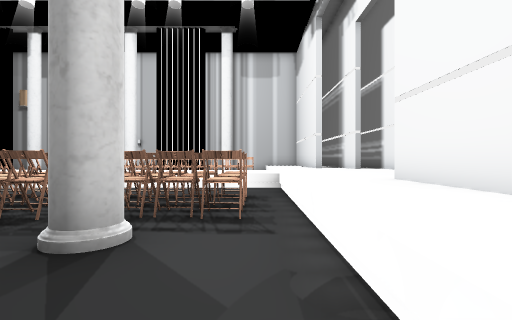
view 1 (above)

24 first-person views from a walk through a 3-D level made in the Unity game engine. The camera is 0.72 m above the floor, looks level and sees 85° across. Doors are open. The floor is counted in squares, 1 m on a side. Each view is taken from the middle of a square. On the plan, view 1 faces up. The plan holds only what a view shows up to about 10 squares ahead; the rest is blank. Some animated figures are left out. Some surface patterns are stand-ins.

view 2
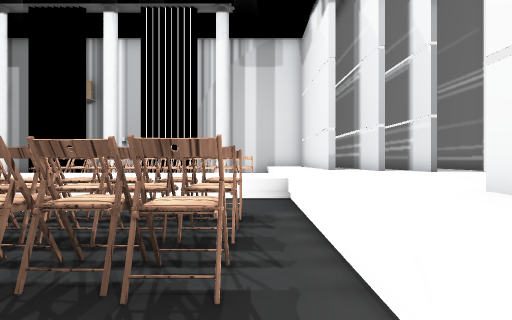

view 3
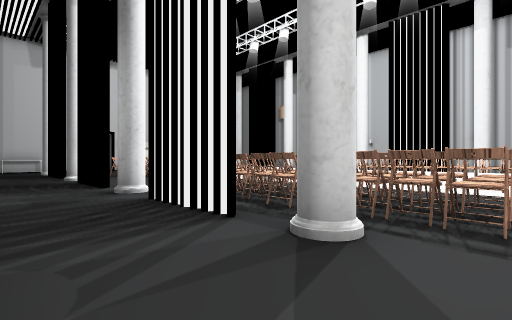

view 4
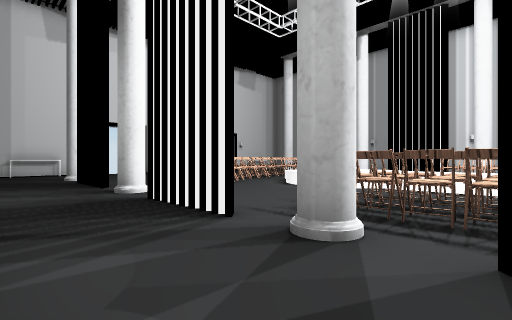

view 5
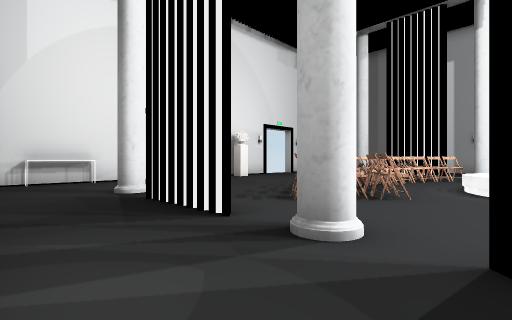

view 6
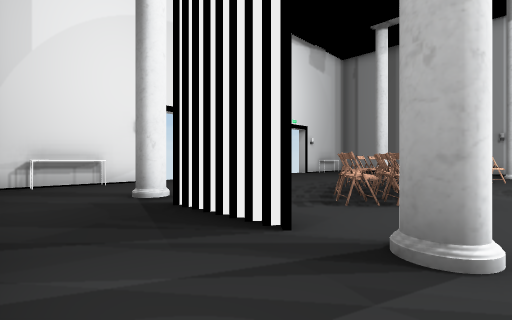

view 7
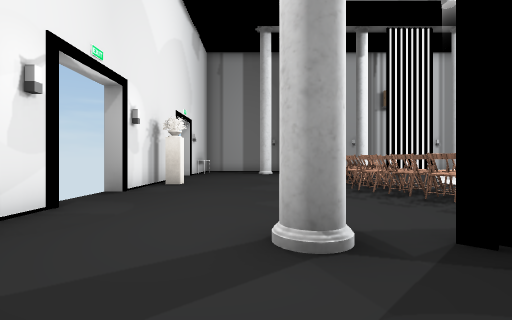

view 8
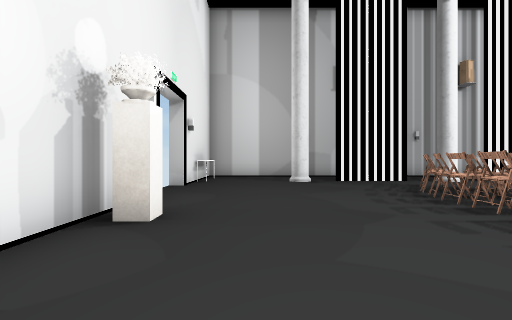

view 9
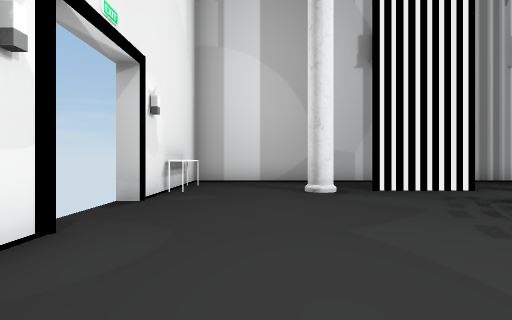

view 10
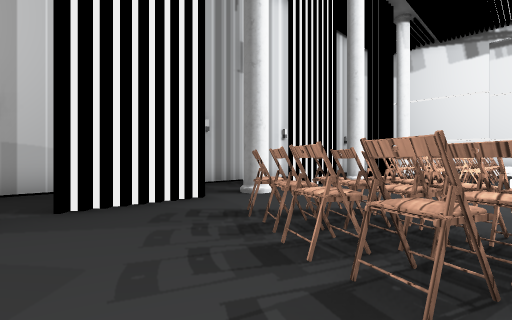

view 11
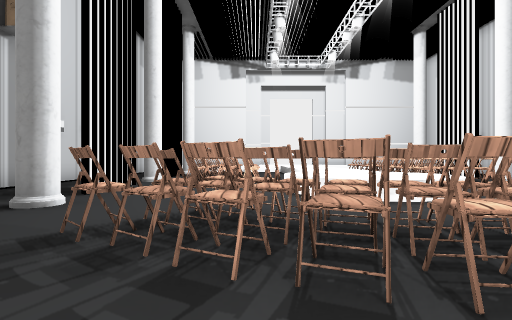

view 12
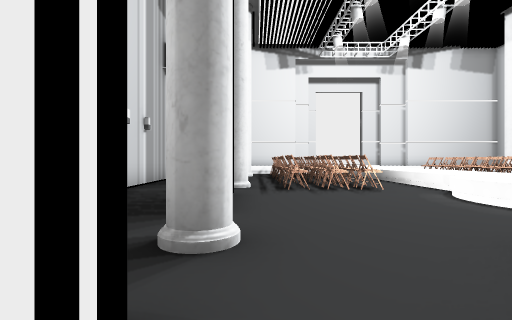

view 13
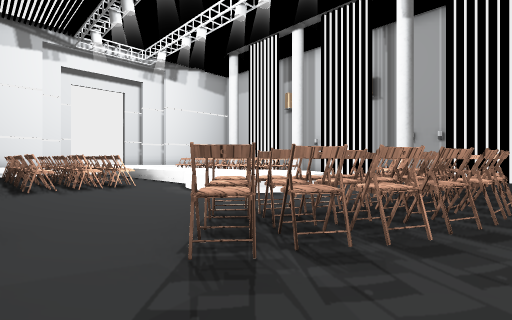

view 14
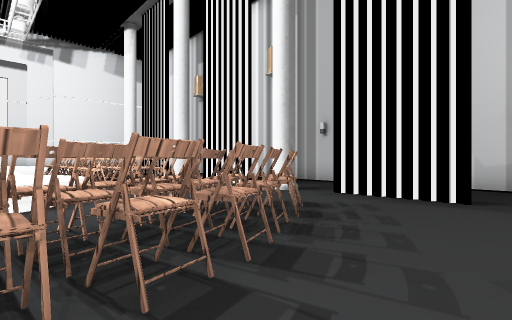

view 15
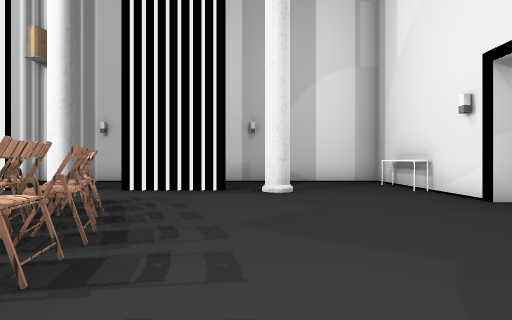

view 16
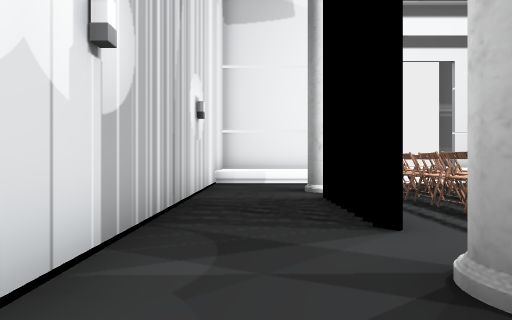

view 17
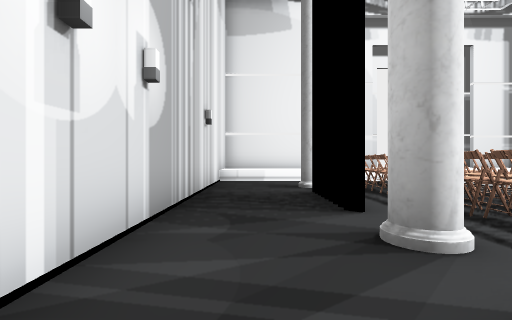

view 18
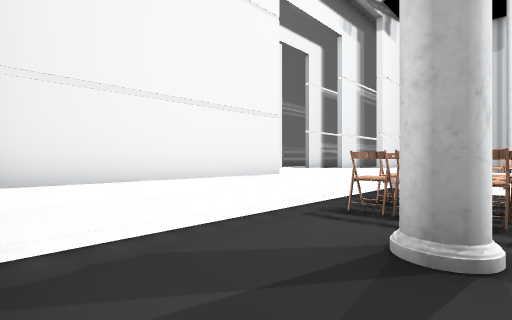

view 19
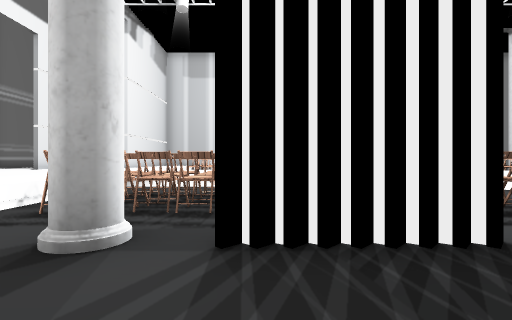

view 20
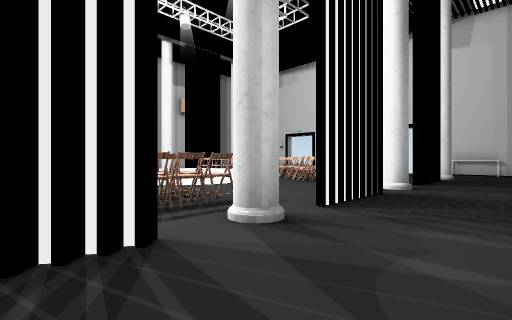

view 21
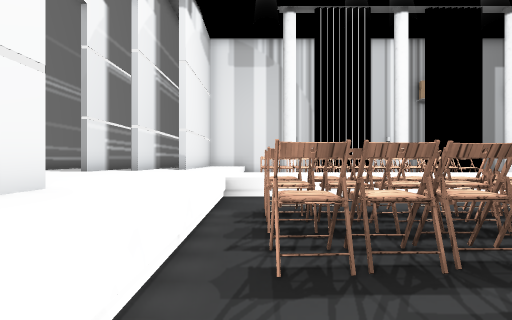

view 22
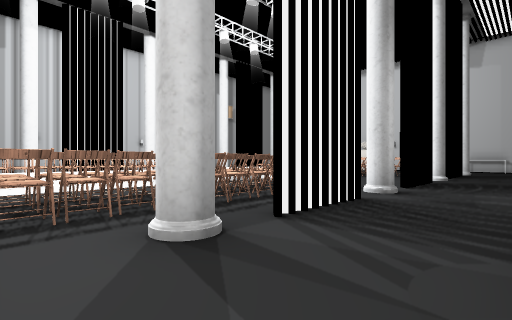

view 23
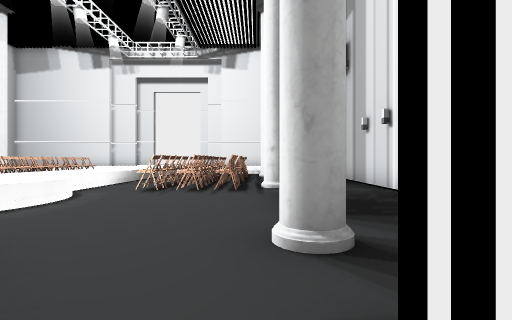

view 24
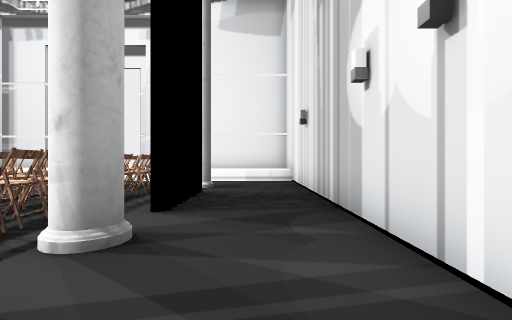

### Floor plan
Key: @ floor where view 1 was taken; # wall or solid block; x gap in a wall; . floor; D open door; = window, fence, low wall or low ledge; ^ raised ledge; C chair; E desk; O other object.
Columns run from 21 left of view 1 to 3 right of it. Each row starts with its distance up from view 1.
 18  #######  ############
 17  #....................^^#
 16  #....................^^^
 15  E..O.##xO.###O.###O..^^^
 14 ##..OO...OO   OO###OO.^^^
 13 #D......C.....CCCCCCCC^^^
 12  D.....CCC....CCOCCCCC^^^
 11  D.....CCC....COOOCCCC^^^
 10  #.....CC.=#^##=   =  ^^^
  9  #.....CC.^^^^^^^^^^^^^^^
  8  #O...CCC.^^^^^^^^^^^^^^^
  7  #.....CCC=#^##^^#^^^^^^^
  6  D.....CCC == CCCOCCCC^^^
  5  D.....CCC....CCCOOCCC^^^
  4  D......C.....CCCCCOCC^^^
  3  #..O....OO . OO  CO..^^^
  2  E..OOx#xOO###OO###OO.^^
  1  #....................^
  0  #...................@^
 -1  ######   ############

Where each view was taken, in squares from view 1:
view 1: 0 up, 0 right, facing up
view 2: 2 up, 0 right, facing up
view 3: 0 up, 0 right, facing up-left
view 4: 0 up, 5 left, facing up-left
view 5: 0 up, 10 left, facing up-left
view 6: 0 up, 11 left, facing up-left
view 7: 0 up, 17 left, facing up
view 8: 5 up, 18 left, facing up
view 9: 8 up, 18 left, facing up
view 10: 10 up, 16 left, facing up-right
view 11: 11 up, 16 left, facing right
view 12: 14 up, 14 left, facing right
view 13: 14 up, 15 left, facing down-right
view 14: 8 up, 16 left, facing down-right
view 15: 9 up, 16 left, facing down
view 16: 16 up, 8 left, facing right
view 17: 16 up, 9 left, facing right
view 18: 17 up, 2 left, facing down-right
view 19: 17 up, 3 left, facing down
view 20: 17 up, 4 left, facing down-left
view 21: 15 up, 0 right, facing down
view 22: 17 up, 0 right, facing down-left
view 23: 3 up, 14 left, facing right
view 24: 1 up, 9 left, facing right
